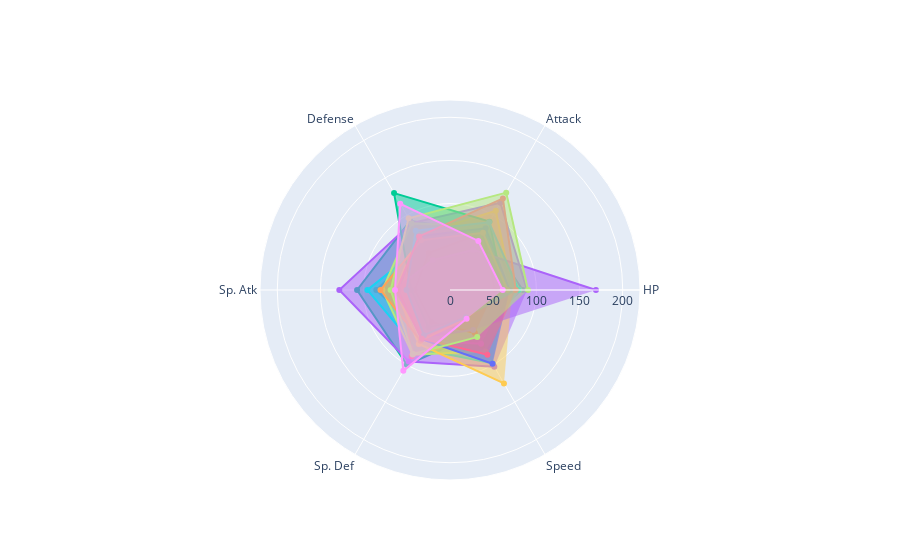

Write notebook code for a chart like this one.
### Code cell
fig = go.Figure()
clusters = data_new['Cluster'].unique()

for cluster in clusters:
    cluster_data = data_new[data_new['Cluster'] == cluster].drop('Cluster', axis=1)
    radar_data = cluster_data.mean().reset_index()
    radar_data.columns = ['Stats', 'Values']
    fig.add_trace(go.Scatterpolar(
        r=radar_data['Values'],
        theta=radar_data['Stats'],
        fill='toself',
        name=f'Cluster {cluster}'
    ))

    

fig.update_layout(
  polar=dict(
    radialaxis=dict(
      visible=True,
      range=[0, 220]
    )),
  showlegend=False
)

fig.show()

### Figure 1 — Plotly figure (JSON) as saved in the notebook; plotly's stock layout.template omitted (floating-point values rounded to 4 significant figures)
{"data": [{"fill": "toself", "name": "Cluster 1", "r": [49.16, 44.07, 48.46, 44.42, 48.59, 42.1], "theta": ["HP", "Attack", "Defense", "Sp. Atk", "Sp. Def", "Speed"], "type": "scatterpolar"}, {"fill": "toself", "name": "Cluster 15", "r": [72.07, 73, 61, 85.3, 60.85, 56.74], "theta": ["HP", "Attack", "Defense", "Sp. Atk", "Sp. Def", "Speed"], "type": "scatterpolar"}, {"fill": "toself", "name": "Cluster 0", "r": [84.34, 77.5, 92.35, 107.6, 99.9, 59.52], "theta": ["HP", "Attack", "Defense", "Sp. Atk", "Sp. Def", "Speed"], "type": "scatterpolar"}, {"fill": "toself", "name": "Cluster 2", "r": [89.17, 116.6, 89.49, 128.2, 95.66, 102.6], "theta": ["HP", "Attack", "Defense", "Sp. Atk", "Sp. Def", "Speed"], "type": "scatterpolar"}, {"fill": "toself", "name": "Cluster 18", "r": [44.98, 50.62, 41.17, 59.34, 46.7, 74.53], "theta": ["HP", "Attack", "Defense", "Sp. Atk", "Sp. Def", "Speed"], "type": "scatterpolar"}, {"fill": "toself", "name": "Cluster 9", "r": [66.4, 63.95, 60.4, 95.68, 77.79, 98.03], "theta": ["HP", "Attack", "Defense", "Sp. Atk", "Sp. Def", "Speed"], "type": "scatterpolar"}, {"fill": "toself", "name": "Cluster 17", "r": [57.17, 47.3, 67.35, 55.22, 88.7, 61.65], "theta": ["HP", "Attack", "Defense", "Sp. Atk", "Sp. Def", "Speed"], "type": "scatterpolar"}, {"fill": "toself", "name": "Cluster 6", "r": [80.33, 85.21, 89.05, 78.23, 86.38, 82.28], "theta": ["HP", "Attack", "Defense", "Sp. Atk", "Sp. Def", "Speed"], "type": "scatterpolar"}, {"fill": "toself", "name": "Cluster 4", "r": [69.52, 88.67, 73.52, 57.71, 67.9, 71.9], "theta": ["HP", "Attack", "Defense", "Sp. Atk", "Sp. Def", "Speed"], "type": "scatterpolar"}, {"fill": "toself", "name": "Cluster 12", "r": [72, 106.0, 73.42, 63, 72.17, 125.0], "theta": ["HP", "Attack", "Defense", "Sp. Atk", "Sp. Def", "Speed"], "type": "scatterpolar"}, {"fill": "toself", "name": "Cluster 7", "r": [68.96, 82.54, 72, 59.92, 65.62, 98.58], "theta": ["HP", "Attack", "Defense", "Sp. Atk", "Sp. Def", "Speed"], "type": "scatterpolar"}, {"fill": "toself", "name": "Cluster 5", "r": [51.96, 76.5, 49.6, 40.75, 42.88, 57.52], "theta": ["HP", "Attack", "Defense", "Sp. Atk", "Sp. Def", "Speed"], "type": "scatterpolar"}, {"fill": "toself", "name": "Cluster 3", "r": [61.68, 91.38, 129.6, 44.91, 50.06, 38.18], "theta": ["HP", "Attack", "Defense", "Sp. Atk", "Sp. Def", "Speed"], "type": "scatterpolar"}, {"fill": "toself", "name": "Cluster 11", "r": [169, 53.6, 40, 63.9, 62.8, 53.5], "theta": ["HP", "Attack", "Defense", "Sp. Atk", "Sp. Def", "Speed"], "type": "scatterpolar"}, {"fill": "toself", "name": "Cluster 8", "r": [66.5, 76.43, 66.57, 80.5, 68, 38.36], "theta": ["HP", "Attack", "Defense", "Sp. Atk", "Sp. Def", "Speed"], "type": "scatterpolar"}, {"fill": "toself", "name": "Cluster 16", "r": [79.5, 90.56, 79.28, 50.33, 60.39, 36.39], "theta": ["HP", "Attack", "Defense", "Sp. Atk", "Sp. Def", "Speed"], "type": "scatterpolar"}, {"fill": "toself", "name": "Cluster 13", "r": [76.24, 122.5, 71.6, 61.68, 65.08, 86.68], "theta": ["HP", "Attack", "Defense", "Sp. Atk", "Sp. Def", "Speed"], "type": "scatterpolar"}, {"fill": "toself", "name": "Cluster 14", "r": [90.32, 130.2, 95.85, 68.77, 85.68, 62.98], "theta": ["HP", "Attack", "Defense", "Sp. Atk", "Sp. Def", "Speed"], "type": "scatterpolar"}, {"fill": "toself", "name": "Cluster 10", "r": [61.05, 65.6, 115.2, 63.69, 108.1, 38.45], "theta": ["HP", "Attack", "Defense", "Sp. Atk", "Sp. Def", "Speed"], "type": "scatterpolar"}], "layout": {"polar": {"radialaxis": {"range": [0, 220], "visible": true}}, "showlegend": false}}
